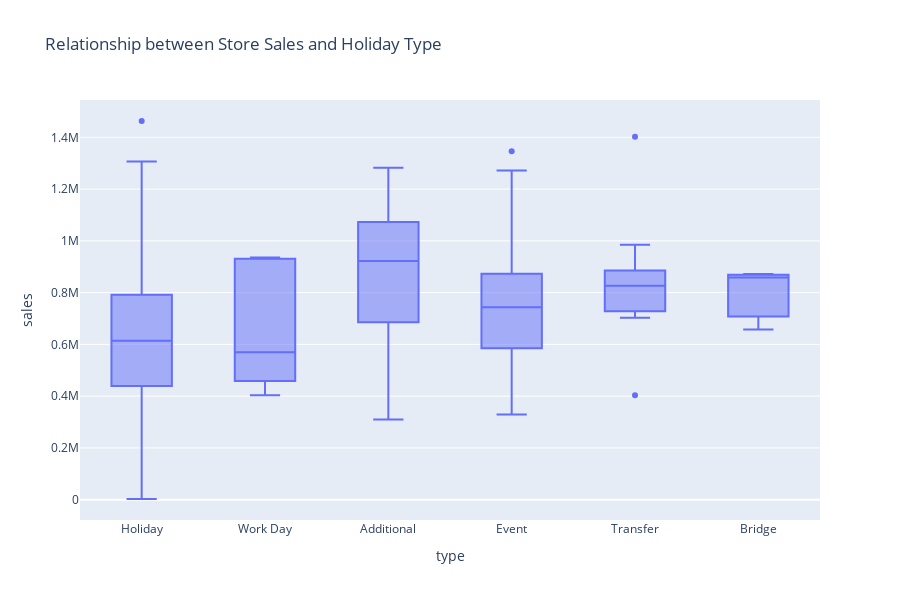

The notebook cell saved with this chart:
### Code cell
# Visualize the relationship between Store Sales and the holiday types
fig = px.box(holiday_sales, y='sales', x='type', title='Relationship between Store Sales and Holiday Type',height=600)
fig.show()

### Figure 1 — Plotly figure (JSON) as saved in the notebook; plotly's stock layout.template omitted (floating-point values rounded to 4 significant figures; data arrays with more than 128 entries replaced by an {"elided": "..."} marker saying what was removed)
{"data": [{"alignmentgroup": "True", "hovertemplate": "type=%{x}<br>sales=%{y}<extra></extra>", "legendgroup": "", "marker": {"color": "#636efa"}, "name": "", "notched": false, "offsetgroup": "", "orientation": "v", "showlegend": false, "type": "box", "x": {"elided": "1714 str values"}, "x0": " ", "xaxis": "x", "y": {"elided": "1714 float values"}, "y0": " ", "yaxis": "y"}], "layout": {"boxmode": "group", "height": 600, "legend": {"tracegroupgap": 0}, "title": {"text": "Relationship between Store Sales and Holiday Type"}, "xaxis": {"anchor": "y", "domain": [0, 1], "title": {"text": "type"}}, "yaxis": {"anchor": "x", "domain": [0, 1], "title": {"text": "sales"}}}}
